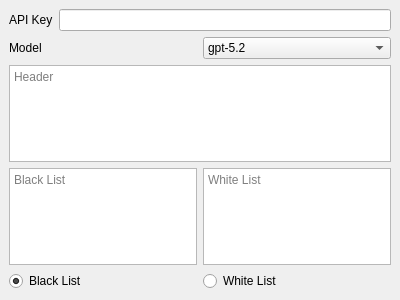
<?xml version="1.0" encoding="UTF-8"?>
<ui version="4.0">
 <class>AgentAI_View</class>
 <widget class="QMainWindow" name="AgentAI_View">
  <property name="geometry">
   <rect>
    <x>0</x>
    <y>0</y>
    <width>400</width>
    <height>300</height>
   </rect>
  </property>
  <property name="windowTitle">
   <string>Artificial Intelligence</string>
  </property>
  <widget class="QWidget" name="centralwidget">
   <layout class="QGridLayout" name="gridLayout">
    <item row="4" column="0">
     <widget class="QTextEdit" name="blackList_textEdit">
      <property name="placeholderText">
       <string>Black List</string>
      </property>
     </widget>
    </item>
    <item row="4" column="1">
     <widget class="QTextEdit" name="whiteList_textEdit">
      <property name="placeholderText">
       <string>White List</string>
      </property>
     </widget>
    </item>
    <item row="3" column="0" colspan="2">
     <widget class="QTextEdit" name="header_textEdit">
      <property name="sizePolicy">
       <sizepolicy hsizetype="Expanding" vsizetype="Expanding">
        <horstretch>0</horstretch>
        <verstretch>0</verstretch>
       </sizepolicy>
      </property>
      <property name="placeholderText">
       <string>Header</string>
      </property>
     </widget>
    </item>
    <item row="5" column="0" colspan="2">
     <layout class="QHBoxLayout" name="horizontalLayout_2">
      <item>
       <widget class="QRadioButton" name="blackList_radioButton">
        <property name="text">
         <string>Black List</string>
        </property>
        <property name="checked">
         <bool>true</bool>
        </property>
       </widget>
      </item>
      <item>
       <widget class="QRadioButton" name="whiteList_radioButton">
        <property name="text">
         <string>White List</string>
        </property>
       </widget>
      </item>
     </layout>
    </item>
    <item row="0" column="0" colspan="2">
     <layout class="QHBoxLayout" name="horizontalLayout">
      <item>
       <widget class="QLabel" name="label">
        <property name="text">
         <string>API Key</string>
        </property>
       </widget>
      </item>
      <item>
       <widget class="QLineEdit" name="apiKey_lineEdit"/>
      </item>
     </layout>
    </item>
    <item row="2" column="0" colspan="2">
     <layout class="QHBoxLayout" name="horizontalLayout_4">
      <item>
       <widget class="QLabel" name="label_2">
        <property name="text">
         <string>Model</string>
        </property>
       </widget>
      </item>
      <item>
       <widget class="QComboBox" name="model_comboBox">
        <item>
         <property name="text">
          <string>gpt-5.2</string>
         </property>
        </item>
        <item>
         <property name="text">
          <string>gpt-5</string>
         </property>
        </item>
        <item>
         <property name="text">
          <string>gpt-4.1</string>
         </property>
        </item>
        <item>
         <property name="text">
          <string>gpt-5-nano</string>
         </property>
        </item>
        <item>
         <property name="text">
          <string>gpt-4.1-nano</string>
         </property>
        </item>
       </widget>
      </item>
     </layout>
    </item>
   </layout>
  </widget>
 </widget>
 <resources/>
 <connections/>
</ui>
